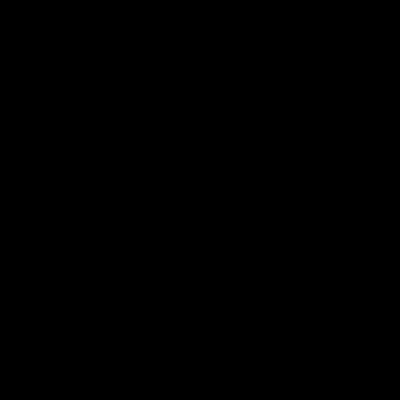
Frame 1 (no input)
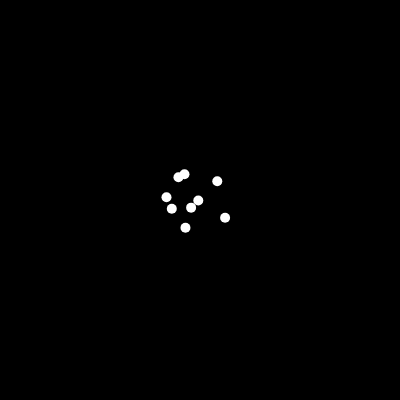
Frame 60 (no input)
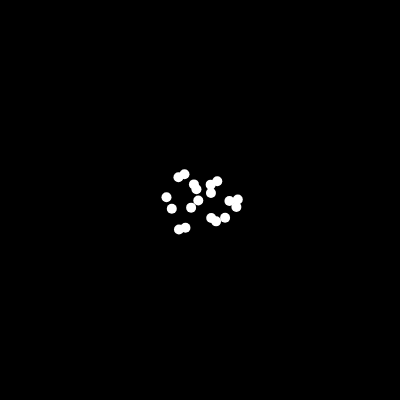
Frame 120 (the mouse pressed at the canvas centre since frame 60)

The p5.js sketch that drew these frames (run headless with seeded random() and noise() and a simulated clock; from frame 60 on, the mouse is pressed at the canvas centre):

// p5.js sketch
// ── sketch.js
function preload() {
  // preload assets
}

function setup() {
  createCanvas(400, 400);
  background(0);
  stroke(255);
  strokeWeight(10);
  frameRate(30);
}

const punkteArray = [];

let warteSchleife = 0;

function draw() {
  if (warteSchleife > 5) {
    //Geschwindigkeit
    warteSchleife = 0;
    let hatFunktioniert = false; //punkte werden nur im Bereich erstellt
    while (hatFunktioniert === false) {
      const x = random(width);
      const y = random(height);
      if (dist(x, y, width / 2, height / 2) < width * 0.1) {
        point(x, y);
        hatFunktioniert = true;
      }
    }
  }
  warteSchleife += 1;

  // var fade;
  // var fadeAmount = 1;

  // function setup() {
  //   createCanvas(400, 400);
  //   fade = 0;
  // }

  // function draw() {
  //   background(220);
  //   fill(255, 0, 0, fade);
  //   circle(100, 100, 100);
  //   if (fade < 0) fadeAmount = 1;

  //   if (fade > 255) fadeAmount = -5;

  //   fade += fadeAmount;
  //   print(fade);
  // }
}
